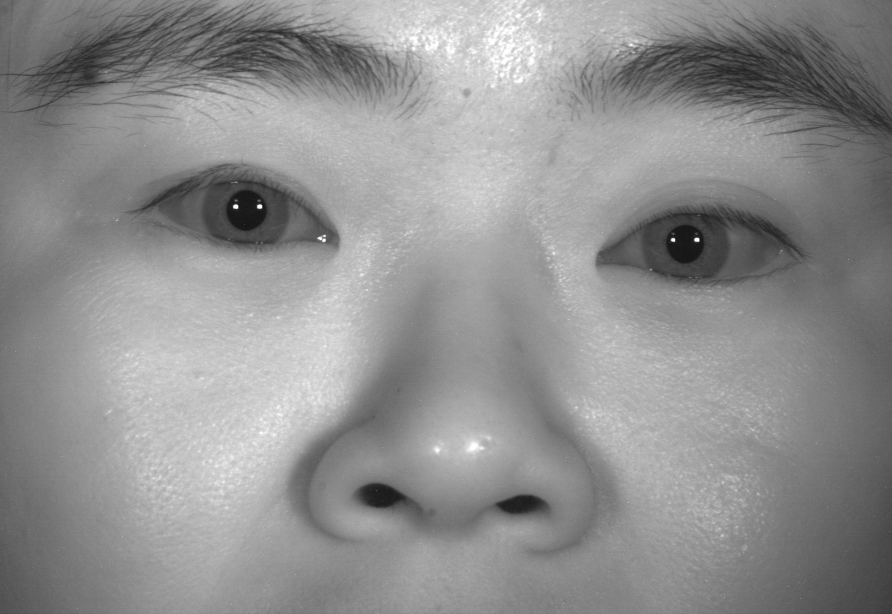
#> input picture images/face_imp_1.jpg, 1784 x 1228 px (shown at 1/2 size)
$ python -i LBP.py   (imports and definitions only)
#> lines starting #> are read from the running program, lines starting #| are printed output that depends on the picture
#> further down, picture is the input picture: shape (1228, 1784, 3); min 0, max 255, mean 143.5
import numpy as np
from typing import Optional, List, Dict, Any
from PIL import Image
from skimage import color, feature
import cv2 as cv


# ---------- Extraction LBP ----------
def extract_lbp_features_from_image(image: np.ndarray, target_size: int = 800) -> np.ndarray:
#> called with target_size = 800
    if len(image.shape) == 3:
        gray = color.rgb2gray(image)
    else:
        gray = image.astype(np.float64)/255.0 if image.dtype != np.float64 else image
    h, w = gray.shape
#> h = 1228; w = 1784
    if h != 128 or w != 128:
        gray = cv.resize(gray.astype(np.float32), (128,128))
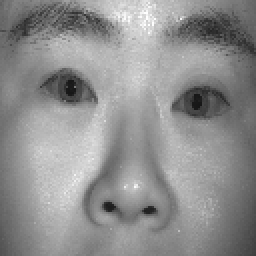
#> gray: shape (128, 128) float32 (shown 2 times larger); min 0.0863, max 1, mean 0.563
    radius, n_points, method = 1, 8, 'uniform'
    grid_rows, grid_cols = 4, 4
    cell_h, cell_w = 128//grid_rows, 128//grid_cols
    histograms = []
    for r in range(grid_rows):
        for c in range(grid_cols):
            cell = gray[r*cell_h:(r+1)*cell_h, c*cell_w:(c+1)*cell_w]
            lbp = feature.local_binary_pattern(cell, n_points, radius, method)
            hist, _ = np.histogram(lbp.ravel(), bins=59, range=(0,59))
            hist = hist.astype(np.float64)
            hist /= (hist.sum() + 1e-7)
            histograms.append(hist)
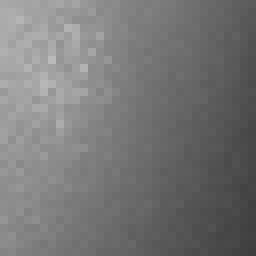
#> cell: shape (32, 32) float32 (shown 8 times larger); min 0.244, max 0.731, mean 0.465
#> after the loop, histograms = 16 items
    all_hist = np.concatenate(histograms)
#> all_hist = 944 values, max 0.231 at index 535, min 0 at index 10, mean 0.0169
    if len(all_hist) >= target_size:
        features = all_hist[:target_size]
#> features = 800 values, max 0.231 at index 535, min 0 at index 10, mean 0.0175
    else:
        features = np.pad(all_hist, (0, target_size - len(all_hist)))
    return features

def get_face_features(image: np.ndarray, model_dict: Dict) -> np.ndarray:
    lbp_hist = extract_lbp_features_from_image(image, target_size=800)
    mask = model_dict.get('mask')
    if mask is not None:
        if len(lbp_hist) != len(mask):
            if len(lbp_hist) > len(mask):
                lbp_hist = lbp_hist[:len(mask)]
            else:
                lbp_hist = np.pad(lbp_hist, (0, len(mask)-len(lbp_hist)))
        return lbp_hist[mask == 1]
    return lbp_hist

>>> import cv2
>>> picture = cv2.cvtColor(cv2.imread('../images/face_imp_1.jpg'), cv2.COLOR_BGR2RGB)
>>> result = extract_lbp_features_from_image(picture)
#> result has the same summary as features in extract_lbp_features_from_image

$ run again, on images/face_imp_2.jpg
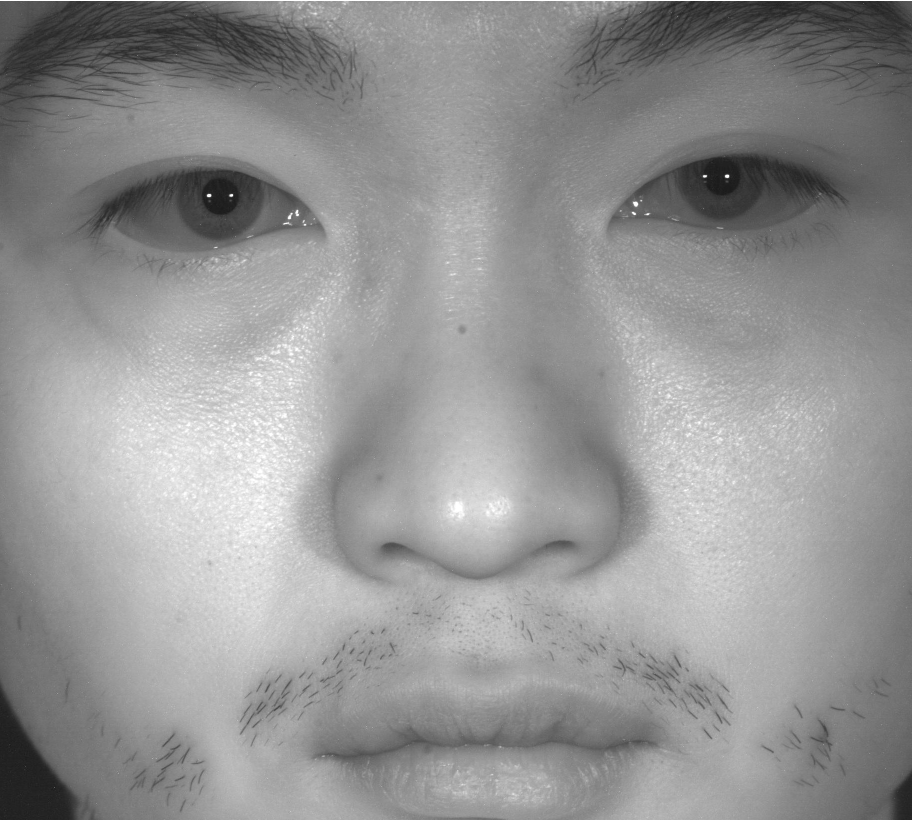
#> input picture images/face_imp_2.jpg, 1824 x 1640 px (shown at 1/2 size)
#> picture is the input picture: shape (1640, 1824, 3); min 10, max 255, mean 147.5
#> in extract_lbp_features_from_image, `gray = cv.resize(gray.astype(np.float32), (128,128))`:
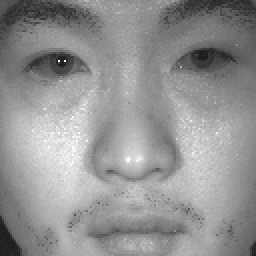
#> gray: shape (128, 128) float32 (shown 2 times larger); min 0.104, max 1, mean 0.578
#> after the loop in extract_lbp_features_from_image, `for r in range(grid_rows):`:
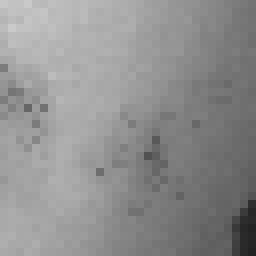
#> cell: shape (32, 32) float32 (shown 8 times larger); min 0.134, max 0.794, mean 0.564
#> after the loop in extract_lbp_features_from_image, `for r in range(grid_rows):`: histograms = 16 items
#> all_hist = 944 values, max 0.235 at index 594, min 0 at index 10, mean 0.0169
#> features = 800 values, max 0.235 at index 594, min 0 at index 10, mean 0.0175
#> result has the same summary as features in extract_lbp_features_from_image

$ run again, on images/face_imp_3.jpg
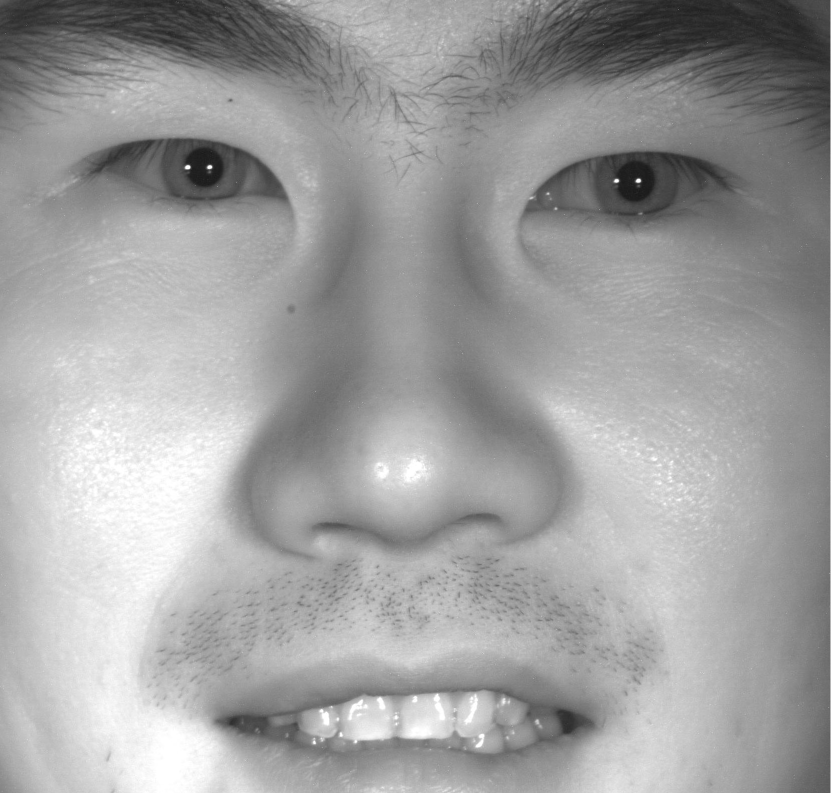
#> input picture images/face_imp_3.jpg, 1662 x 1589 px (shown at 1/2 size)
#> picture is the input picture: shape (1589, 1662, 3); min 15, max 255, mean 159.4
#> in extract_lbp_features_from_image, `gray = cv.resize(gray.astype(np.float32), (128,128))`:
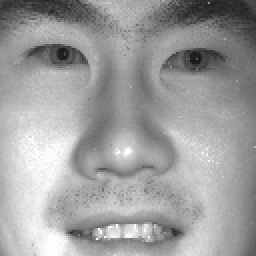
#> gray: shape (128, 128) float32 (shown 2 times larger); min 0.102, max 1, mean 0.624
#> after the loop in extract_lbp_features_from_image, `for r in range(grid_rows):`:
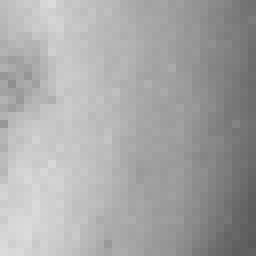
#> cell: shape (32, 32) float32 (shown 8 times larger); min 0.352, max 0.863, mean 0.656
#> after the loop in extract_lbp_features_from_image, `for r in range(grid_rows):`: histograms = 16 items
#> all_hist = 944 values, max 0.306 at index 535, min 0 at index 10, mean 0.0169
#> features = 800 values, max 0.306 at index 535, min 0 at index 10, mean 0.0175
#> result has the same summary as features in extract_lbp_features_from_image

$ run again, on images/face_imp_4.jpg
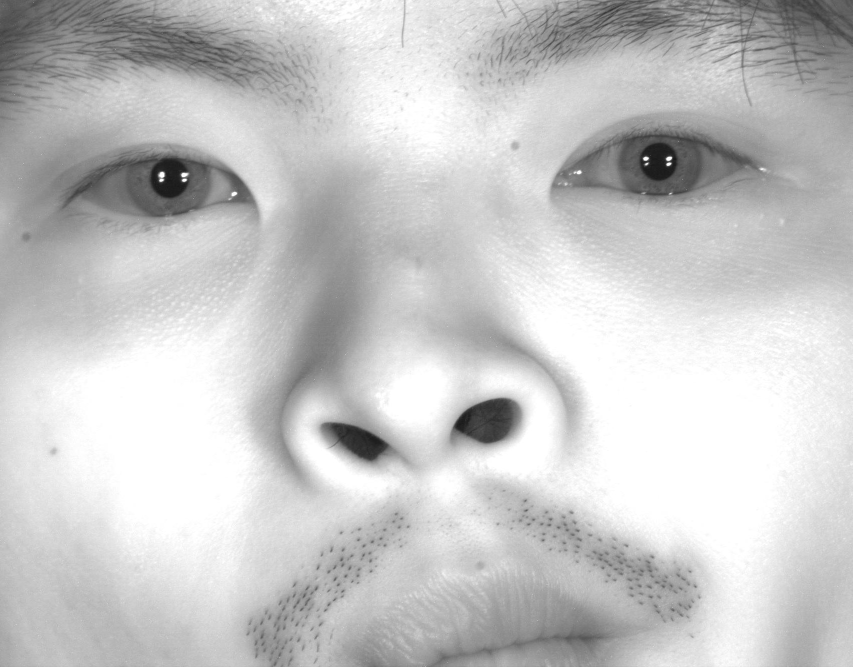
#> input picture images/face_imp_4.jpg, 1705 x 1335 px (shown at 1/2 size)
#> picture is the input picture: shape (1335, 1705, 3); min 20, max 255, mean 198.9
#> in extract_lbp_features_from_image, `gray = cv.resize(gray.astype(np.float32), (128,128))`:
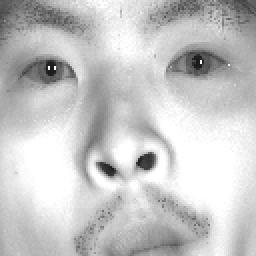
#> gray: shape (128, 128) float32 (shown 2 times larger); min 0.0968, max 1, mean 0.78
#> after the loop in extract_lbp_features_from_image, `for r in range(grid_rows):`:
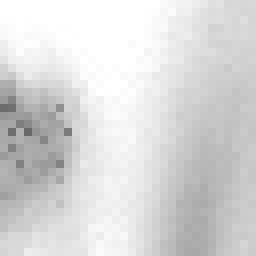
#> cell: shape (32, 32) float32 (shown 8 times larger); min 0.415, max 1, mean 0.852
#> after the loop in extract_lbp_features_from_image, `for r in range(grid_rows):`: histograms = 16 items
#> all_hist = 944 values, max 0.419 at index 657, min 0 at index 10, mean 0.0169
#> features = 800 values, max 0.419 at index 657, min 0 at index 10, mean 0.0175
#> result has the same summary as features in extract_lbp_features_from_image
